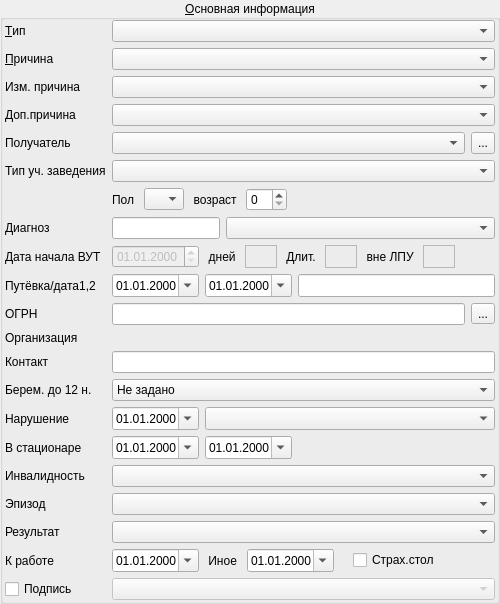
        <widget class="QGroupBox" name="grpMainInfo">
         <property name="sizePolicy">
          <sizepolicy hsizetype="Maximum" vsizetype="Maximum">
           <horstretch>0</horstretch>
           <verstretch>0</verstretch>
          </sizepolicy>
         </property>
         <property name="title">
          <string>&amp;Основная информация</string>
         </property>
         <property name="alignment">
          <set>Qt::AlignCenter</set>
         </property>
         <property name="flat">
          <bool>false</bool>
         </property>
         <layout class="QGridLayout" name="gridLayout_6">
          <property name="leftMargin">
           <number>2</number>
          </property>
          <property name="topMargin">
           <number>0</number>
          </property>
          <property name="rightMargin">
           <number>2</number>
          </property>
          <property name="bottomMargin">
           <number>1</number>
          </property>
          <item row="0" column="0">
           <widget class="QLabel" name="lblDoctype">
            <property name="text">
             <string>&amp;Тип</string>
            </property>
            <property name="buddy">
             <cstring>cmbDoctype</cstring>
            </property>
           </widget>
          </item>
          <item row="4" column="0">
           <widget class="QLabel" name="lblReceiver">
            <property name="text">
             <string>Получатель</string>
            </property>
            <property name="buddy">
             <cstring>cmbReceiver</cstring>
            </property>
           </widget>
          </item>
          <item row="4" column="3">
           <widget class="QToolButton" name="btnClientRelations">
            <property name="sizePolicy">
             <sizepolicy hsizetype="Fixed" vsizetype="Preferred">
              <horstretch>0</horstretch>
              <verstretch>0</verstretch>
             </sizepolicy>
            </property>
            <property name="toolTip">
             <string>Связи пациента</string>
            </property>
            <property name="text">
             <string>...</string>
            </property>
           </widget>
          </item>
          <item row="4" column="1" colspan="2">
           <widget class="CClientRelationSimpleComboBox" name="cmbReceiver">
            <property name="sizePolicy">
             <sizepolicy hsizetype="Preferred" vsizetype="Preferred">
              <horstretch>0</horstretch>
              <verstretch>0</verstretch>
             </sizepolicy>
            </property>
           </widget>
          </item>
          <item row="1" column="0">
           <widget class="QLabel" name="lblReason">
            <property name="text">
             <string>&amp;Причина</string>
            </property>
            <property name="buddy">
             <cstring>cmbReason</cstring>
            </property>
           </widget>
          </item>
          <item row="0" column="1" colspan="3">
           <widget class="CRBComboBox" name="cmbDoctype">
            <property name="sizePolicy">
             <sizepolicy hsizetype="Preferred" vsizetype="Preferred">
              <horstretch>0</horstretch>
              <verstretch>0</verstretch>
             </sizepolicy>
            </property>
           </widget>
          </item>
          <item row="1" column="1" colspan="3">
           <widget class="CRBComboBox" name="cmbReason">
            <property name="sizePolicy">
             <sizepolicy hsizetype="Preferred" vsizetype="Preferred">
              <horstretch>0</horstretch>
              <verstretch>0</verstretch>
             </sizepolicy>
            </property>
           </widget>
          </item>
          <item row="13" column="0">
           <widget class="QLabel" name="lblInfContact">
            <property name="text">
             <string>Контакт</string>
            </property>
            <property name="buddy">
             <cstring>edtInfContact</cstring>
            </property>
           </widget>
          </item>
          <item row="9" column="1" colspan="3">
           <layout class="QHBoxLayout" name="horizontalLayout_3">
            <item>
             <widget class="CDateEdit" name="edtBegDatePermit">
              <property name="sizePolicy">
               <sizepolicy hsizetype="Fixed" vsizetype="Fixed">
                <horstretch>0</horstretch>
                <verstretch>0</verstretch>
               </sizepolicy>
              </property>
              <property name="displayFormat">
               <string>dd.MM.yyyy</string>
              </property>
              <property name="calendarPopup">
               <bool>true</bool>
              </property>
             </widget>
            </item>
            <item>
             <widget class="CDateEdit" name="edtEndDatePermit">
              <property name="sizePolicy">
               <sizepolicy hsizetype="Fixed" vsizetype="Fixed">
                <horstretch>0</horstretch>
                <verstretch>0</verstretch>
               </sizepolicy>
              </property>
              <property name="displayFormat">
               <string>dd.MM.yyyy</string>
              </property>
              <property name="calendarPopup">
               <bool>true</bool>
              </property>
             </widget>
            </item>
            <item>
             <widget class="QLineEdit" name="edtNumberPermit">
              <property name="sizePolicy">
               <sizepolicy hsizetype="Preferred" vsizetype="Minimum">
                <horstretch>0</horstretch>
                <verstretch>0</verstretch>
               </sizepolicy>
              </property>
              <property name="inputMask">
               <string>9999999; </string>
              </property>
             </widget>
            </item>
           </layout>
          </item>
          <item row="7" column="1">
           <widget class="CICDCodeEditEx" name="edtDiagnosis">
            <property name="enabled">
             <bool>true</bool>
            </property>
            <property name="sizePolicy">
             <sizepolicy hsizetype="Fixed" vsizetype="Minimum">
              <horstretch>0</horstretch>
              <verstretch>0</verstretch>
             </sizepolicy>
            </property>
           </widget>
          </item>
          <item row="3" column="1" colspan="3">
           <widget class="CRBComboBox" name="cmbExtraReason">
            <property name="sizePolicy">
             <sizepolicy hsizetype="Preferred" vsizetype="Preferred">
              <horstretch>0</horstretch>
              <verstretch>0</verstretch>
             </sizepolicy>
            </property>
           </widget>
          </item>
          <item row="3" column="0">
           <widget class="QLabel" name="lblExtraReason">
            <property name="text">
             <string>Доп.причина</string>
            </property>
            <property name="buddy">
             <cstring>cmbExtraReason</cstring>
            </property>
           </widget>
          </item>
          <item row="6" column="1" colspan="3">
           <layout class="QHBoxLayout" name="horizontalLayout">
            <item>
             <widget class="QLabel" name="lblOtherSex">
              <property name="text">
               <string>Пол </string>
              </property>
              <property name="buddy">
               <cstring>cmbOtherSex</cstring>
              </property>
             </widget>
            </item>
            <item>
             <widget class="CROComboBox" name="cmbOtherSex">
              <property name="sizePolicy">
               <sizepolicy hsizetype="Fixed" vsizetype="Maximum">
                <horstretch>0</horstretch>
                <verstretch>0</verstretch>
               </sizepolicy>
              </property>
              <property name="minimumSize">
               <size>
                <width>40</width>
                <height>0</height>
               </size>
              </property>
              <property name="maximumSize">
               <size>
                <width>40</width>
                <height>16777215</height>
               </size>
              </property>
              <item>
               <property name="text">
                <string/>
               </property>
              </item>
              <item>
               <property name="text">
                <string>М</string>
               </property>
              </item>
              <item>
               <property name="text">
                <string>Ж</string>
               </property>
              </item>
             </widget>
            </item>
            <item>
             <widget class="QLabel" name="lblOtherAge">
              <property name="text">
               <string> возраст </string>
              </property>
              <property name="alignment">
               <set>Qt::AlignRight|Qt::AlignTrailing|Qt::AlignVCenter</set>
              </property>
             </widget>
            </item>
            <item>
             <widget class="QSpinBox" name="edtOtherAge">
              <property name="sizePolicy">
               <sizepolicy hsizetype="Minimum" vsizetype="Minimum">
                <horstretch>0</horstretch>
                <verstretch>0</verstretch>
               </sizepolicy>
              </property>
             </widget>
            </item>
            <item>
             <spacer name="horizontalSpacer_2">
              <property name="orientation">
               <enum>Qt::Horizontal</enum>
              </property>
              <property name="sizeHint" stdset="0">
               <size>
                <width>40</width>
                <height>20</height>
               </size>
              </property>
             </spacer>
            </item>
           </layout>
          </item>
          <item row="7" column="0">
           <widget class="QLabel" name="lblDiagnosis">
            <property name="enabled">
             <bool>true</bool>
            </property>
            <property name="text">
             <string>Диагноз</string>
            </property>
            <property name="buddy">
             <cstring>edtDiagnosis</cstring>
            </property>
           </widget>
          </item>
          <item row="15" column="1" colspan="3">
           <layout class="QHBoxLayout" name="horizontalLayout_7">
            <item>
             <widget class="CDateEdit" name="edtBreakDate">
              <property name="sizePolicy">
               <sizepolicy hsizetype="Fixed" vsizetype="Fixed">
                <horstretch>0</horstretch>
                <verstretch>0</verstretch>
               </sizepolicy>
              </property>
              <property name="displayFormat">
               <string>dd.MM.yyyy</string>
              </property>
              <property name="calendarPopup">
               <bool>true</bool>
              </property>
             </widget>
            </item>
            <item>
             <widget class="CRBComboBox" name="cmbBreak">
              <property name="sizePolicy">
               <sizepolicy hsizetype="Preferred" vsizetype="Minimum">
                <horstretch>0</horstretch>
                <verstretch>0</verstretch>
               </sizepolicy>
              </property>
             </widget>
            </item>
           </layout>
          </item>
          <item row="8" column="1" colspan="3">
           <layout class="QHBoxLayout" name="horizontalLayout_6">
            <item>
             <widget class="CDateEdit" name="edtCaseBegDate">
              <property name="enabled">
               <bool>false</bool>
              </property>
              <property name="displayFormat">
               <string>dd.MM.yyyy</string>
              </property>
             </widget>
            </item>
            <item>
             <widget class="QLabel" name="lblCaseLength">
              <property name="text">
               <string> дней </string>
              </property>
              <property name="alignment">
               <set>Qt::AlignRight|Qt::AlignTrailing|Qt::AlignVCenter</set>
              </property>
             </widget>
            </item>
            <item>
             <widget class="QLabel" name="lblCaseLengthValue">
              <property name="sizePolicy">
               <sizepolicy hsizetype="Preferred" vsizetype="Minimum">
                <horstretch>0</horstretch>
                <verstretch>0</verstretch>
               </sizepolicy>
              </property>
              <property name="minimumSize">
               <size>
                <width>32</width>
                <height>0</height>
               </size>
              </property>
              <property name="toolTip">
               <string>Длительность ВУТ</string>
              </property>
              <property name="frameShape">
               <enum>QFrame::StyledPanel</enum>
              </property>
              <property name="frameShadow">
               <enum>QFrame::Sunken</enum>
              </property>
              <property name="text">
               <string/>
              </property>
             </widget>
            </item>
            <item>
             <widget class="QLabel" name="lblLengthValueTool">
              <property name="toolTip">
               <string/>
              </property>
              <property name="text">
               <string> Длит. </string>
              </property>
             </widget>
            </item>
            <item>
             <widget class="QLabel" name="lblLengthValue">
              <property name="sizePolicy">
               <sizepolicy hsizetype="Preferred" vsizetype="Minimum">
                <horstretch>0</horstretch>
                <verstretch>0</verstretch>
               </sizepolicy>
              </property>
              <property name="minimumSize">
               <size>
                <width>32</width>
                <height>0</height>
               </size>
              </property>
              <property name="toolTip">
               <string>Длительность Периода</string>
              </property>
              <property name="frameShape">
               <enum>QFrame::StyledPanel</enum>
              </property>
              <property name="frameShadow">
               <enum>QFrame::Sunken</enum>
              </property>
              <property name="text">
               <string/>
              </property>
             </widget>
            </item>
            <item>
             <widget class="QLabel" name="lblExternalLength">
              <property name="text">
               <string> вне ЛПУ </string>
              </property>
              <property name="alignment">
               <set>Qt::AlignRight|Qt::AlignTrailing|Qt::AlignVCenter</set>
              </property>
             </widget>
            </item>
            <item>
             <widget class="QLabel" name="lblExternalLengthValue">
              <property name="sizePolicy">
               <sizepolicy hsizetype="Preferred" vsizetype="Minimum">
                <horstretch>0</horstretch>
                <verstretch>0</verstretch>
               </sizepolicy>
              </property>
              <property name="minimumSize">
               <size>
                <width>32</width>
                <height>0</height>
               </size>
              </property>
              <property name="toolTip">
               <string>Длительность Периода вне ЛПУ</string>
              </property>
              <property name="frameShape">
               <enum>QFrame::StyledPanel</enum>
              </property>
              <property name="frameShadow">
               <enum>QFrame::Sunken</enum>
              </property>
              <property name="text">
               <string/>
              </property>
             </widget>
            </item>
            <item>
             <spacer name="horizontalSpacer_6">
              <property name="orientation">
               <enum>Qt::Horizontal</enum>
              </property>
              <property name="sizeHint" stdset="0">
               <size>
                <width>40</width>
                <height>20</height>
               </size>
              </property>
             </spacer>
            </item>
           </layout>
          </item>
          <item row="14" column="1" colspan="3">
           <widget class="CROComboBox" name="cmbAccountPregnancyTo12Weeks">
            <property name="sizePolicy">
             <sizepolicy hsizetype="Preferred" vsizetype="Preferred">
              <horstretch>0</horstretch>
              <verstretch>0</verstretch>
             </sizepolicy>
            </property>
            <item>
             <property name="text">
              <string>Не задано</string>
             </property>
            </item>
            <item>
             <property name="text">
              <string>Нет</string>
             </property>
            </item>
            <item>
             <property name="text">
              <string>Да</string>
             </property>
            </item>
           </widget>
          </item>
          <item row="16" column="0">
           <widget class="QLabel" name="lblPresenceStationary">
            <property name="text">
             <string>В стационаре</string>
            </property>
            <property name="buddy">
             <cstring>edtBegDateStationary</cstring>
            </property>
           </widget>
          </item>
          <item row="17" column="0">
           <widget class="QLabel" name="lblDisability">
            <property name="text">
             <string>Инвалидность</string>
            </property>
            <property name="buddy">
             <cstring>cmbDisability</cstring>
            </property>
           </widget>
          </item>
          <item row="17" column="1" colspan="3">
           <widget class="CRBComboBox" name="cmbDisability">
            <property name="sizePolicy">
             <sizepolicy hsizetype="Preferred" vsizetype="Maximum">
              <horstretch>0</horstretch>
              <verstretch>0</verstretch>
             </sizepolicy>
            </property>
           </widget>
          </item>
          <item row="10" column="3">
           <widget class="QToolButton" name="btnSelectHeadOrganisation">
            <property name="text">
             <string>...</string>
            </property>
           </widget>
          </item>
          <item row="19" column="1" colspan="3">
           <widget class="CRBComboBox" name="cmbResult">
            <property name="sizePolicy">
             <sizepolicy hsizetype="Preferred" vsizetype="Maximum">
              <horstretch>0</horstretch>
              <verstretch>0</verstretch>
             </sizepolicy>
            </property>
           </widget>
          </item>
          <item row="20" column="1" colspan="3">
           <layout class="QHBoxLayout" name="horizontalLayout_5">
            <item>
             <widget class="CDateEdit" name="edtResultDate">
              <property name="sizePolicy">
               <sizepolicy hsizetype="Fixed" vsizetype="Fixed">
                <horstretch>0</horstretch>
                <verstretch>0</verstretch>
               </sizepolicy>
              </property>
              <property name="displayFormat">
               <string>dd.MM.yyyy</string>
              </property>
              <property name="calendarPopup">
               <bool>true</bool>
              </property>
             </widget>
            </item>
            <item>
             <widget class="QLabel" name="lblResultOtherwiseDate">
              <property name="text">
               <string> Иное </string>
              </property>
              <property name="buddy">
               <cstring>edtResultOtherwiseDate</cstring>
              </property>
             </widget>
            </item>
            <item>
             <widget class="CDateEdit" name="edtResultOtherwiseDate">
              <property name="sizePolicy">
               <sizepolicy hsizetype="Fixed" vsizetype="Fixed">
                <horstretch>0</horstretch>
                <verstretch>0</verstretch>
               </sizepolicy>
              </property>
              <property name="displayFormat">
               <string>dd.MM.yyyy</string>
              </property>
              <property name="calendarPopup">
               <bool>true</bool>
              </property>
             </widget>
            </item>
            <item>
             <widget class="QLabel" name="label">
              <property name="text">
               <string/>
              </property>
             </widget>
            </item>
            <item>
             <widget class="QCheckBox" name="chkInsuranceOfficeMark">
              <property name="text">
               <string>Страх.стол</string>
              </property>
             </widget>
            </item>
            <item>
             <spacer name="horizontalSpacer_5">
              <property name="orientation">
               <enum>Qt::Horizontal</enum>
              </property>
              <property name="sizeHint" stdset="0">
               <size>
                <width>40</width>
                <height>20</height>
               </size>
              </property>
             </spacer>
            </item>
           </layout>
          </item>
          <item row="10" column="0">
           <widget class="QLabel" name="lblOGRN">
            <property name="text">
             <string>ОГРН</string>
            </property>
            <property name="buddy">
             <cstring>edtOGRN</cstring>
            </property>
           </widget>
          </item>
          <item row="10" column="1" colspan="2">
           <widget class="QLineEdit" name="edtOGRN">
            <property name="sizePolicy">
             <sizepolicy hsizetype="Preferred" vsizetype="Minimum">
              <horstretch>0</horstretch>
              <verstretch>0</verstretch>
             </sizepolicy>
            </property>
            <property name="inputMask">
             <string>999999999999900; </string>
            </property>
           </widget>
          </item>
          <item row="12" column="1" colspan="3">
           <widget class="QLabel" name="lblOrganisationOGRN">
            <property name="sizePolicy">
             <sizepolicy hsizetype="Preferred" vsizetype="Minimum">
              <horstretch>0</horstretch>
              <verstretch>0</verstretch>
             </sizepolicy>
            </property>
           </widget>
          </item>
          <item row="14" column="0">
           <widget class="QLabel" name="lblAccountPregnancyTo12Weeks">
            <property name="text">
             <string>Берем. до 12 н.</string>
            </property>
            <property name="buddy">
             <cstring>cmbAccountPregnancyTo12Weeks</cstring>
            </property>
           </widget>
          </item>
          <item row="12" column="0">
           <widget class="QLabel" name="lblOrganisation">
            <property name="text">
             <string>Организация</string>
            </property>
           </widget>
          </item>
          <item row="19" column="0">
           <widget class="QLabel" name="lblResult">
            <property name="text">
             <string>Результат</string>
            </property>
            <property name="buddy">
             <cstring>cmbResult</cstring>
            </property>
           </widget>
          </item>
          <item row="9" column="0">
           <widget class="QLabel" name="lblPermit">
            <property name="text">
             <string>Путёвка/дата1,2</string>
            </property>
           </widget>
          </item>
          <item row="7" column="2" colspan="2">
           <widget class="CRBComboBox" name="cmbDiseaseCharacter">
            <property name="sizePolicy">
             <sizepolicy hsizetype="Preferred" vsizetype="Preferred">
              <horstretch>0</horstretch>
              <verstretch>0</verstretch>
             </sizepolicy>
            </property>
           </widget>
          </item>
          <item row="16" column="1" colspan="3">
           <layout class="QHBoxLayout" name="horizontalLayout_4">
            <item>
             <widget class="CDateEdit" name="edtBegDateStationary">
              <property name="sizePolicy">
               <sizepolicy hsizetype="Fixed" vsizetype="Fixed">
                <horstretch>0</horstretch>
                <verstretch>0</verstretch>
               </sizepolicy>
              </property>
              <property name="displayFormat">
               <string>dd.MM.yyyy</string>
              </property>
              <property name="calendarPopup">
               <bool>true</bool>
              </property>
             </widget>
            </item>
            <item>
             <widget class="CDateEdit" name="edtEndDateStationary">
              <property name="sizePolicy">
               <sizepolicy hsizetype="Fixed" vsizetype="Fixed">
                <horstretch>0</horstretch>
                <verstretch>0</verstretch>
               </sizepolicy>
              </property>
              <property name="displayFormat">
               <string>dd.MM.yyyy</string>
              </property>
              <property name="calendarPopup">
               <bool>true</bool>
              </property>
             </widget>
            </item>
            <item>
             <spacer name="horizontalSpacer">
              <property name="orientation">
               <enum>Qt::Horizontal</enum>
              </property>
              <property name="sizeHint" stdset="0">
               <size>
                <width>40</width>
                <height>20</height>
               </size>
              </property>
             </spacer>
            </item>
           </layout>
          </item>
          <item row="8" column="0">
           <widget class="QLabel" name="lblCaseBegDate">
            <property name="text">
             <string>Дата начала ВУТ</string>
            </property>
            <property name="buddy">
             <cstring>edtCaseBegDate</cstring>
            </property>
           </widget>
          </item>
          <item row="15" column="0">
           <widget class="QLabel" name="lblTempInvalidBreak">
            <property name="text">
             <string>Нарушение</string>
            </property>
            <property name="buddy">
             <cstring>edtBreakDate</cstring>
            </property>
           </widget>
          </item>
          <item row="20" column="0">
           <widget class="QLabel" name="lblResultDate">
            <property name="text">
             <string>К работе</string>
            </property>
            <property name="buddy">
             <cstring>edtResultDate</cstring>
            </property>
           </widget>
          </item>
          <item row="2" column="1" colspan="3">
           <widget class="CRBComboBox" name="cmbChangedReason"/>
          </item>
          <item row="2" column="0">
           <widget class="QLabel" name="lblChangedReason">
            <property name="text">
             <string>Изм. причина</string>
            </property>
           </widget>
          </item>
          <item row="21" column="0">
           <widget class="QCheckBox" name="chkUserCert">
            <property name="sizePolicy">
             <sizepolicy hsizetype="Preferred" vsizetype="Preferred">
              <horstretch>0</horstretch>
              <verstretch>0</verstretch>
             </sizepolicy>
            </property>
            <property name="text">
             <string>Подпись</string>
            </property>
           </widget>
          </item>
          <item row="21" column="1" colspan="3">
           <widget class="CCertComboBox" name="cmbUserCert">
            <property name="enabled">
             <bool>false</bool>
            </property>
            <property name="sizePolicy">
             <sizepolicy hsizetype="Preferred" vsizetype="Preferred">
              <horstretch>0</horstretch>
              <verstretch>0</verstretch>
             </sizepolicy>
            </property>
            <property name="sizeAdjustPolicy">
             <enum>QComboBox::AdjustToMinimumContentsLength</enum>
            </property>
           </widget>
          </item>
          <item row="5" column="0">
           <widget class="QLabel" name="lblTypeEducationalInstitution">
            <property name="text">
             <string>Тип уч. заведения</string>
            </property>
            <property name="buddy">
             <cstring>cmbTypeEducationalInstitution</cstring>
            </property>
           </widget>
          </item>
          <item row="5" column="1" colspan="3">
           <widget class="CRBComboBox" name="cmbTypeEducationalInstitution">
            <property name="sizePolicy">
             <sizepolicy hsizetype="Preferred" vsizetype="Preferred">
              <horstretch>0</horstretch>
              <verstretch>0</verstretch>
             </sizepolicy>
            </property>
           </widget>
          </item>
          <item row="13" column="1" colspan="3">
           <widget class="QLineEdit" name="edtInfContact">
            <property name="sizePolicy">
             <sizepolicy hsizetype="Preferred" vsizetype="Minimum">
              <horstretch>0</horstretch>
              <verstretch>0</verstretch>
             </sizepolicy>
            </property>
            <property name="toolTip">
             <string>Контакт с инфекционными больными</string>
            </property>
            <property name="inputMask">
             <string/>
            </property>
           </widget>
          </item>
          <item row="18" column="0">
           <widget class="QLabel" name="lblEvent">
            <property name="text">
             <string>Эпизод</string>
            </property>
            <property name="buddy">
             <cstring>cmbEvent</cstring>
            </property>
           </widget>
          </item>
          <item row="18" column="1" colspan="3">
           <widget class="CClientEventsComboBox" name="cmbEvent">
            <property name="sizePolicy">
             <sizepolicy hsizetype="Preferred" vsizetype="Preferred">
              <horstretch>0</horstretch>
              <verstretch>0</verstretch>
             </sizepolicy>
            </property>
           </widget>
          </item>
         </layout>
        </widget>
